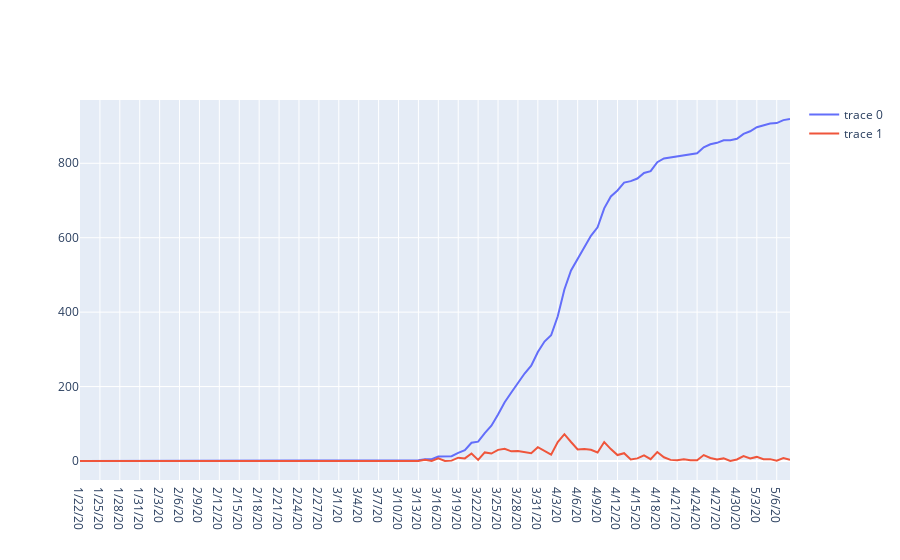

Write notebook code for a chart like this one.
### Code cell
#Plot New and Cummulative Cases graph for entered State
selected_state_data = df_confirmed_cases.loc[df_confirmed_cases['Province_State'] == enteredStateName.replace(" ","").lower()]
#a function to plaot graph for new cases and cummulative cases number on daily basis
def plot_confirmed_cases_graph():
    #gathering data for x-axis
    x_data = np.array(list(selected_state_data.iloc[:, 11:].columns))
    #gathering data for y-axis both for cummulative cases and new cases lines
    y_data_cummulative = []
    y_data_newDaily = [0]
    for index,indate in enumerate(x_data,start=0):
        y_data_cummulative.append(np.sum(selected_state_data[indate]))
        if index > 0 :
            y_data_newDaily.append(np.sum(selected_state_data[indate]) - y_data_cummulative[index-1])
    #defining label text        
    labelText_cummulative = "Cummulative Cases: " + enteredStateName
    labelText_new_daily = "New Cases: " + enteredStateName
    #creating figure instance
    fig = go.Figure()
    fig.add_trace(go.Scatter(x=x_data, y=y_data_cummulative, text=(labelText_cummulative)))
    fig.add_trace(go.Scatter(x=x_data, y=y_data_newDaily, text=(labelText_new_daily)))
    fig.show()
plot_confirmed_cases_graph()

### Figure 1 — Plotly figure (JSON) as saved in the notebook; plotly's stock layout.template omitted (floating-point values rounded to 4 significant figures)
{"data": [{"text": "Cummulative Cases: Vermont", "type": "scatter", "x": ["1/22/20", "1/23/20", "1/24/20", "1/25/20", "1/26/20", "1/27/20", "1/28/20", "1/29/20", "1/30/20", "1/31/20", "2/1/20", "2/2/20", "2/3/20", "2/4/20", "2/5/20", "2/6/20", "2/7/20", "2/8/20", "2/9/20", "2/10/20", "2/11/20", "2/12/20", "2/13/20", "2/14/20", "2/15/20", "2/16/20", "2/17/20", "2/18/20", "2/19/20", "2/20/20", "2/21/20", "2/22/20", "2/23/20", "2/24/20", "2/25/20", "2/26/20", "2/27/20", "2/28/20", "2/29/20", "3/1/20", "3/2/20", "3/3/20", "3/4/20", "3/5/20", "3/6/20", "3/7/20", "3/8/20", "3/9/20", "3/10/20", "3/11/20", "3/12/20", "3/13/20", "3/14/20", "3/15/20", "3/16/20", "3/17/20", "3/18/20", "3/19/20", "3/20/20", "3/21/20", "3/22/20", "3/23/20", "3/24/20", "3/25/20", "3/26/20", "3/27/20", "3/28/20", "3/29/20", "3/30/20", "3/31/20", "4/1/20", "4/2/20", "4/3/20", "4/4/20", "4/5/20", "4/6/20", "4/7/20", "4/8/20", "4/9/20", "4/10/20", "4/11/20", "4/12/20", "4/13/20", "4/14/20", "4/15/20", "4/16/20", "4/17/20", "4/18/20", "4/19/20", "4/20/20", "4/21/20", "4/22/20", "4/23/20", "4/24/20", "4/25/20", "4/26/20", "4/27/20", "4/28/20", "4/29/20", "4/30/20", "5/1/20", "5/2/20", "5/3/20", "5/4/20", "5/5/20", "5/6/20", "5/7/20", "5/8/20"], "y": [0, 0, 0, 0, 0, 0, 0, 0, 0, 0, 0, 0, 0, 0, 0, 0, 0, 0, 0, 0, 0, 0, 0, 0, 0, 0, 0, 0, 0, 0, 0, 0, 0, 0, 0, 0, 0, 0, 0, 0, 0, 0, 0, 0, 0, 0, 1, 1, 1, 1, 2, 2, 5, 5, 12, 12, 13, 22, 29, 49, 52, 75, 95, 125, 158, 184, 211, 235, 256, 293, 321, 338, 389, 461, 512, 543, 575, 605, 628, 679, 711, 727, 748, 752, 759, 774, 779, 803, 813, 816, 818, 823, 825, 827, 843, 851, 855, 862, 862, 866, 879, 886, 897, 902, 907, 908, 916, 919]}, {"text": "New Cases: Vermont", "type": "scatter", "x": ["1/22/20", "1/23/20", "1/24/20", "1/25/20", "1/26/20", "1/27/20", "1/28/20", "1/29/20", "1/30/20", "1/31/20", "2/1/20", "2/2/20", "2/3/20", "2/4/20", "2/5/20", "2/6/20", "2/7/20", "2/8/20", "2/9/20", "2/10/20", "2/11/20", "2/12/20", "2/13/20", "2/14/20", "2/15/20", "2/16/20", "2/17/20", "2/18/20", "2/19/20", "2/20/20", "2/21/20", "2/22/20", "2/23/20", "2/24/20", "2/25/20", "2/26/20", "2/27/20", "2/28/20", "2/29/20", "3/1/20", "3/2/20", "3/3/20", "3/4/20", "3/5/20", "3/6/20", "3/7/20", "3/8/20", "3/9/20", "3/10/20", "3/11/20", "3/12/20", "3/13/20", "3/14/20", "3/15/20", "3/16/20", "3/17/20", "3/18/20", "3/19/20", "3/20/20", "3/21/20", "3/22/20", "3/23/20", "3/24/20", "3/25/20", "3/26/20", "3/27/20", "3/28/20", "3/29/20", "3/30/20", "3/31/20", "4/1/20", "4/2/20", "4/3/20", "4/4/20", "4/5/20", "4/6/20", "4/7/20", "4/8/20", "4/9/20", "4/10/20", "4/11/20", "4/12/20", "4/13/20", "4/14/20", "4/15/20", "4/16/20", "4/17/20", "4/18/20", "4/19/20", "4/20/20", "4/21/20", "4/22/20", "4/23/20", "4/24/20", "4/25/20", "4/26/20", "4/27/20", "4/28/20", "4/29/20", "4/30/20", "5/1/20", "5/2/20", "5/3/20", "5/4/20", "5/5/20", "5/6/20", "5/7/20", "5/8/20"], "y": [0, 0, 0, 0, 0, 0, 0, 0, 0, 0, 0, 0, 0, 0, 0, 0, 0, 0, 0, 0, 0, 0, 0, 0, 0, 0, 0, 0, 0, 0, 0, 0, 0, 0, 0, 0, 0, 0, 0, 0, 0, 0, 0, 0, 0, 0, 1, 0, 0, 0, 1, 0, 3, 0, 7, 0, 1, 9, 7, 20, 3, 23, 20, 30, 33, 26, 27, 24, 21, 37, 28, 17, 51, 72, 51, 31, 32, 30, 23, 51, 32, 16, 21, 4, 7, 15, 5, 24, 10, 3, 2, 5, 2, 2, 16, 8, 4, 7, 0, 4, 13, 7, 11, 5, 5, 1, 8, 3]}], "layout": {}}
